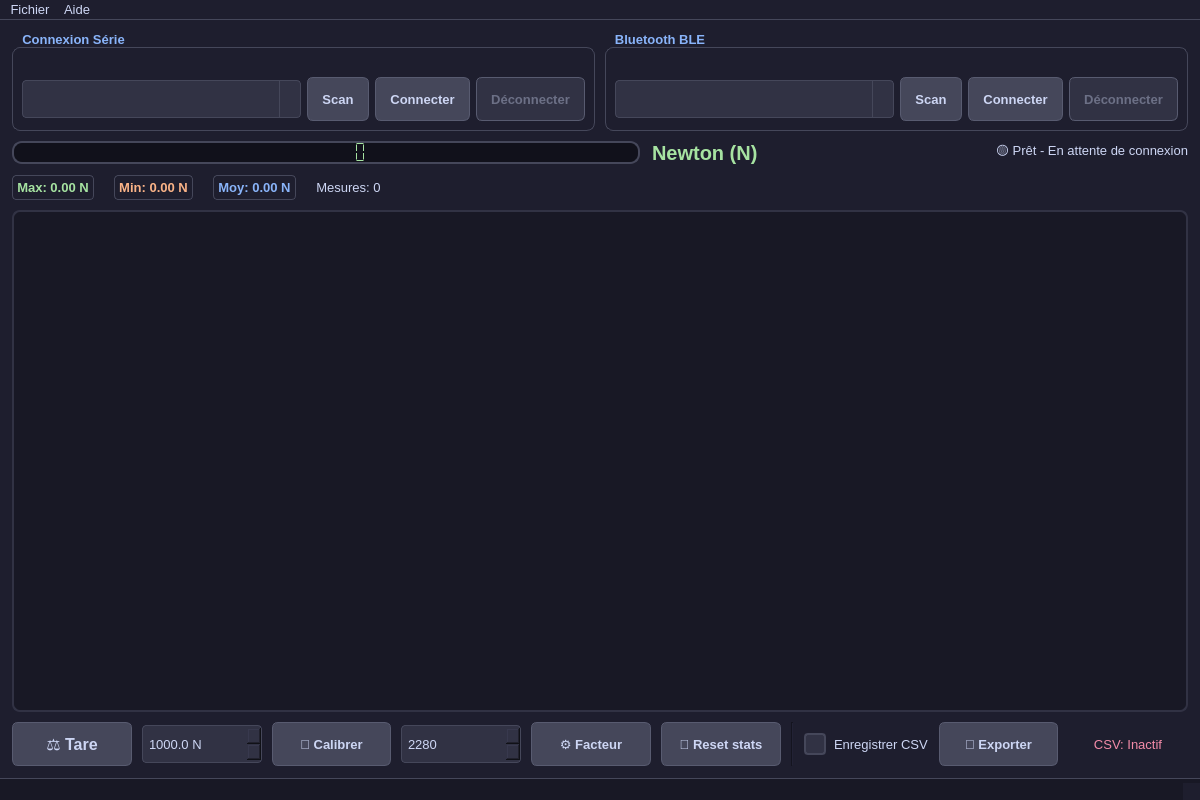
<?xml version="1.0" encoding="UTF-8"?>
<ui version="4.0">
 <class>MainWindow</class>
 <widget class="QMainWindow" name="MainWindow">
  <property name="geometry">
   <rect>
    <x>0</x>
    <y>0</y>
    <width>1200</width>
    <height>800</height>
   </rect>
  </property>
  <property name="windowTitle">
   <string>Mesure d'Effort en Temps Réel</string>
  </property>
  <property name="styleSheet">
   <string notr="true">
/* Thème sombre moderne - Catppuccin Mocha */
QMainWindow {
    background-color: #1e1e2e;
    color: #cdd6f4;
}
QWidget {
    background-color: #1e1e2e;
    color: #cdd6f4;
    font-family: "Segoe UI", "Helvetica Neue", Arial, sans-serif;
    font-size: 13px;
}
QGroupBox {
    border: 1px solid #45475a;
    border-radius: 8px;
    margin-top: 15px;
    padding-top: 20px;
    font-weight: bold;
    color: #cdd6f4;
}
QGroupBox::title {
    subcontrol-origin: margin;
    subcontrol-position: top left;
    padding: 0 8px;
    background-color: #1e1e2e;
    color: #89b4fa;
}
QPushButton {
    background-color: #45475a;
    color: #cdd6f4;
    border: 1px solid #585b70;
    border-radius: 6px;
    padding: 6px 14px;
    font-weight: bold;
    min-height: 30px;
}
QPushButton:hover {
    background-color: #585b70;
    border: 1px solid #89b4fa;
}
QPushButton:pressed {
    background-color: #313244;
}
QPushButton:disabled {
    background-color: #313244;
    color: #6c7086;
}
QComboBox {
    background-color: #313244;
    color: #cdd6f4;
    border: 1px solid #45475a;
    border-radius: 4px;
    padding: 4px 8px;
    min-height: 28px;
}
QComboBox::drop-down {
    subcontrol-origin: padding;
    subcontrol-position: top right;
    width: 20px;
    border-left: 1px solid #45475a;
}
QComboBox QAbstractItemView {
    background-color: #313244;
    color: #cdd6f4;
    selection-background-color: #89b4fa;
    selection-color: #1e1e2e;
}
QDoubleSpinBox {
    background-color: #313244;
    color: #cdd6f4;
    border: 1px solid #45475a;
    border-radius: 4px;
    padding: 4px;
    min-height: 28px;
}
QLCDNumber {
    background-color: #11111b;
    color: #a6e3a1;
    border: 2px solid #45475a;
    border-radius: 10px;
    padding: 6px;
}
QLabel {
    color: #cdd6f4;
}
QCheckBox {
    color: #cdd6f4;
    spacing: 8px;
}
QCheckBox::indicator {
    width: 18px;
    height: 18px;
    border: 2px solid #45475a;
    border-radius: 4px;
    background-color: #313244;
}
QCheckBox::indicator:checked {
    background-color: #a6e3a1;
    border-color: #a6e3a1;
}
QMenuBar {
    background-color: #1e1e2e;
    color: #cdd6f4;
    border-bottom: 1px solid #45475a;
}
QMenuBar::item:selected {
    background-color: #45475a;
}
QMenu {
    background-color: #1e1e2e;
    color: #cdd6f4;
    border: 1px solid #45475a;
}
QMenu::item:selected {
    background-color: #45475a;
}
QStatusBar {
    background-color: #181825;
    color: #a6adba;
    border-top: 1px solid #45475a;
}
   </string>
  </property>
  <widget class="QWidget" name="centralwidget">
   <layout class="QVBoxLayout" name="mainVerticalLayout">
    <property name="spacing">
     <number>10</number>
    </property>
    <property name="leftMargin">
     <number>12</number>
    </property>
    <property name="topMargin">
     <number>12</number>
    </property>
    <property name="rightMargin">
     <number>12</number>
    </property>
    <property name="bottomMargin">
     <number>12</number>
    </property>

    <!-- Barre de connexion compacte -->
    <item>
     <layout class="QHBoxLayout" name="connectionBarLayout">
      <property name="spacing">
       <number>10</number>
      </property>

      <!-- Groupe Série -->
      <item>
       <widget class="QGroupBox" name="groupBox_serial">
        <property name="title">
         <string>Connexion Série</string>
        </property>
        <property name="sizePolicy">
         <sizepolicy hsizetype="Preferred" vsizetype="Preferred">
          <horstretch>1</horstretch>
          <verstretch>0</verstretch>
         </sizepolicy>
        </property>
        <layout class="QHBoxLayout" name="serialLayout">
         <item>
          <widget class="QComboBox" name="comboBox_ports">
           <property name="sizePolicy">
            <sizepolicy hsizetype="Expanding" vsizetype="Fixed">
             <horstretch>3</horstretch>
             <verstretch>0</verstretch>
            </sizepolicy>
           </property>
          </widget>
         </item>
         <item>
          <widget class="QPushButton" name="pushButton_scan_serial">
           <property name="text">
            <string>Scan</string>
           </property>
          </widget>
         </item>
         <item>
          <widget class="QPushButton" name="pushButton_connect_serial">
           <property name="text">
            <string>Connecter</string>
           </property>
          </widget>
         </item>
         <item>
          <widget class="QPushButton" name="pushButton_disconnect_serial">
           <property name="text">
            <string>Déconnecter</string>
           </property>
           <property name="enabled">
            <bool>false</bool>
           </property>
          </widget>
         </item>
        </layout>
       </widget>
      </item>

      <!-- Groupe BLE -->
      <item>
       <widget class="QGroupBox" name="groupBox_ble">
        <property name="title">
         <string>Bluetooth BLE</string>
        </property>
        <property name="sizePolicy">
         <sizepolicy hsizetype="Preferred" vsizetype="Preferred">
          <horstretch>1</horstretch>
          <verstretch>0</verstretch>
         </sizepolicy>
        </property>
        <layout class="QHBoxLayout" name="bleLayout">
         <item>
          <widget class="QComboBox" name="comboBox_ble_devices">
           <property name="sizePolicy">
            <sizepolicy hsizetype="Expanding" vsizetype="Fixed">
             <horstretch>3</horstretch>
             <verstretch>0</verstretch>
            </sizepolicy>
           </property>
          </widget>
         </item>
         <item>
          <widget class="QPushButton" name="pushButton_scan_ble">
           <property name="text">
            <string>Scan</string>
           </property>
          </widget>
         </item>
         <item>
          <widget class="QPushButton" name="pushButton_connect_ble">
           <property name="text">
            <string>Connecter</string>
           </property>
          </widget>
         </item>
         <item>
          <widget class="QPushButton" name="pushButton_disconnect_ble">
           <property name="text">
            <string>Déconnecter</string>
           </property>
           <property name="enabled">
            <bool>false</bool>
           </property>
          </widget>
         </item>
        </layout>
       </widget>
      </item>
     </layout>
    </item>

    <!-- Affichage principal (poids + statut) -->
    <item>
     <layout class="QHBoxLayout" name="displayLayout">
      <property name="spacing">
       <number>12</number>
      </property>
      <item>
       <widget class="QLCDNumber" name="lcd_poids">
        <property name="digitCount">
         <number>8</number>
        </property>
        <property name="segmentStyle">
         <enum>QLCDNumber::Flat</enum>
        </property>
        <property name="value" stdset="0">
         <double>0.000</double>
        </property>
        <property name="minimumHeight">
         <number>100</number>
        </property>
        <property name="sizePolicy">
         <sizepolicy hsizetype="Expanding" vsizetype="Fixed">
          <horstretch>3</horstretch>
          <verstretch>0</verstretch>
         </sizepolicy>
        </property>
       </widget>
      </item>
      <item>
       <widget class="QLabel" name="label_unite">
        <property name="text">
         <string>Newton (N)</string>
        </property>
        <property name="alignment">
         <set>Qt::AlignLeft|Qt::AlignVCenter</set>
        </property>
        <property name="sizePolicy">
         <sizepolicy hsizetype="Fixed" vsizetype="Fixed">
          <horstretch>1</horstretch>
          <verstretch>0</verstretch>
         </sizepolicy>
        </property>
        <property name="styleSheet">
         <string>font-size: 20px; font-weight: bold; color: #a6e3a1;</string>
        </property>
       </widget>
      </item>
      <item>
       <widget class="QLabel" name="label_status">
        <property name="text">
         <string>🟡 Prêt - En attente de connexion</string>
        </property>
        <property name="alignment">
         <set>Qt::AlignRight|Qt::AlignVCenter</set>
        </property>
        <property name="sizePolicy">
         <sizepolicy hsizetype="Expanding" vsizetype="Fixed">
          <horstretch>2</horstretch>
          <verstretch>0</verstretch>
         </sizepolicy>
        </property>
       </widget>
      </item>
     </layout>
    </item>

    <!-- Statistiques rapides -->
    <item>
     <layout class="QHBoxLayout" name="statsLayout">
      <property name="spacing">
       <number>20</number>
      </property>
      <item>
       <widget class="QLabel" name="label_max">
        <property name="text">
         <string>Max: 0.00 N</string>
        </property>
        <property name="alignment">
         <set>Qt::AlignCenter</set>
        </property>
        <property name="styleSheet">
         <string>color: #a6e3a1; font-weight: bold; padding: 4px; border: 1px solid #45475a; border-radius: 4px;</string>
        </property>
       </widget>
      </item>
      <item>
       <widget class="QLabel" name="label_min">
        <property name="text">
         <string>Min: 0.00 N</string>
        </property>
        <property name="alignment">
         <set>Qt::AlignCenter</set>
        </property>
        <property name="styleSheet">
         <string>color: #fab387; font-weight: bold; padding: 4px; border: 1px solid #45475a; border-radius: 4px;</string>
        </property>
       </widget>
      </item>
      <item>
       <widget class="QLabel" name="label_avg">
        <property name="text">
         <string>Moy: 0.00 N</string>
        </property>
        <property name="alignment">
         <set>Qt::AlignCenter</set>
        </property>
        <property name="styleSheet">
         <string>color: #89b4fa; font-weight: bold; padding: 4px; border: 1px solid #45475a; border-radius: 4px;</string>
        </property>
       </widget>
      </item>
      <item>
       <widget class="QLabel" name="label_count">
        <property name="text">
         <string>Mesures: 0</string>
        </property>
        <property name="alignment">
         <set>Qt::AlignCenter</set>
        </property>
       </widget>
      </item>
      <item>
       <spacer name="statsSpacer">
        <property name="orientation">
         <enum>Qt::Horizontal</enum>
        </property>
        <property name="sizeHint" stdset="0">
         <size>
          <width>40</width>
          <height>20</height>
         </size>
        </property>
       </spacer>
      </item>
     </layout>
    </item>

    <!-- Zone du graphique (espace extensible) -->
    <item>
     <widget class="QWidget" name="widget_graph" native="true">
      <property name="sizePolicy">
       <sizepolicy hsizetype="Expanding" vsizetype="Expanding">
        <horstretch>0</horstretch>
        <verstretch>1</verstretch>
       </sizepolicy>
      </property>
      <property name="minimumSize">
       <size>
        <width>0</width>
        <height>250</height>
       </size>
      </property>
      <property name="styleSheet">
       <string>background-color: #181825; border: 2px solid #313244; border-radius: 8px;</string>
      </property>
     </widget>
    </item>

    <!-- Barre d'outils (commandes + CSV) -->
    <item>
     <layout class="QHBoxLayout" name="toolBarLayout">
      <property name="spacing">
       <number>10</number>
      </property>

      <!-- Commandes -->
      <item>
       <widget class="QPushButton" name="pushButton_tare">
        <property name="text">
         <string>⚖️ Tare</string>
        </property>
        <property name="minimumHeight">
         <number>40</number>
        </property>
        <property name="styleSheet">
         <string>font-size: 16px;</string>
        </property>
       </widget>
      </item>
      <item>
       <widget class="QDoubleSpinBox" name="doubleSpinBox_cal">
        <property name="minimum">
         <double>0.100000000000000</double>
        </property>
        <property name="maximum">
         <double>50000.000000000000000</double>
        </property>
        <property name="value">
         <double>1000.000000000000000</double>
        </property>
        <property name="suffix">
         <string> N</string>
        </property>
        <property name="decimals">
         <number>1</number>
        </property>
       </widget>
      </item>
      <item>
       <widget class="QPushButton" name="pushButton_calibrer">
        <property name="text">
         <string>📏 Calibrer</string>
        </property>
        <property name="minimumHeight">
         <number>40</number>
        </property>
       </widget>
      </item>
      <item>
       <widget class="QDoubleSpinBox" name="doubleSpinBox_factor">
        <property name="minimum">
         <double>1.000000000000000</double>
        </property>
        <property name="maximum">
         <double>100000.000000000000000</double>
        </property>
        <property name="value">
         <double>2280.000000000000000</double>
        </property>
        <property name="decimals">
         <number>0</number>
        </property>
       </widget>
      </item>
      <item>
       <widget class="QPushButton" name="pushButton_factor">
        <property name="text">
         <string>⚙️ Facteur</string>
        </property>
        <property name="minimumHeight">
         <number>40</number>
        </property>
       </widget>
      </item>
      <item>
       <widget class="QPushButton" name="pushButton_reset_stats">
        <property name="text">
         <string>🔄 Reset stats</string>
        </property>
        <property name="minimumHeight">
         <number>40</number>
        </property>
       </widget>
      </item>

      <!-- Séparateur -->
      <item>
       <widget class="Line" name="lineSeparator">
        <property name="orientation">
         <enum>Qt::Vertical</enum>
        </property>
        <property name="styleSheet">
         <string>color: #45475a;</string>
        </property>
       </widget>
      </item>

      <!-- CSV -->
      <item>
       <widget class="QCheckBox" name="checkBox_csv">
        <property name="text">
         <string>Enregistrer CSV</string>
        </property>
        <property name="checked">
         <bool>false</bool>
        </property>
       </widget>
      </item>
      <item>
       <widget class="QPushButton" name="pushButton_export">
        <property name="text">
         <string>💾 Exporter</string>
        </property>
        <property name="minimumHeight">
         <number>40</number>
        </property>
       </widget>
      </item>
      <item>
       <widget class="QLabel" name="label_csv_status">
        <property name="text">
         <string>CSV: Inactif</string>
        </property>
        <property name="alignment">
         <set>Qt::AlignCenter</set>
        </property>
        <property name="styleSheet">
         <string>color: #f38ba8;</string>
        </property>
       </widget>
      </item>
     </layout>
    </item>
   </layout>
  </widget>

  <!-- Barre de menu -->
  <widget class="QMenuBar" name="menubar">
   <property name="geometry">
    <rect>
     <x>0</x>
     <y>0</y>
     <width>1200</width>
     <height>22</height>
    </rect>
   </property>
   <widget class="QMenu" name="menuFichier">
    <property name="title">
     <string>Fichier</string>
    </property>
    <addaction name="actionExporter"/>
    <addaction name="actionEffacer"/>
    <addaction name="separator"/>
    <addaction name="actionQuitter"/>
   </widget>
   <widget class="QMenu" name="menuAide">
    <property name="title">
     <string>Aide</string>
    </property>
    <addaction name="actionApropos"/>
   </widget>
   <addaction name="menuFichier"/>
   <addaction name="menuAide"/>
  </widget>

  <!-- Barre de statut -->
  <widget class="QStatusBar" name="statusbar"/>

  <!-- Actions du menu -->
  <action name="actionExporter">
   <property name="text">
    <string>Exporter CSV...</string>
   </property>
   <property name="toolTip">
    <string>Exporter les mesures</string>
   </property>
  </action>
  <action name="actionEffacer">
   <property name="text">
    <string>Effacer les données</string>
   </property>
   <property name="toolTip">
    <string>Réinitialiser l'historique</string>
   </property>
  </action>
  <action name="actionQuitter">
   <property name="text">
    <string>Quitter</string>
   </property>
   <property name="shortcut">
    <string>Ctrl+Q</string>
   </property>
  </action>
  <action name="actionApropos">
   <property name="text">
    <string>À propos</string>
   </property>
  </action>
 </widget>

 <resources/>
 <connections/>
</ui>
